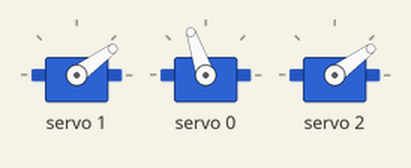
The sketch below on a simulated Arduino Uno, built with avr-gcc and run on an emulated ATmega328P. On the bench: 3 × servo. What the sketch prints to the serial monitor is not drawn.

Above: at 0.05 s.
At 1.75 s:
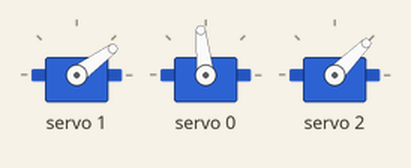
At 2.7 s:
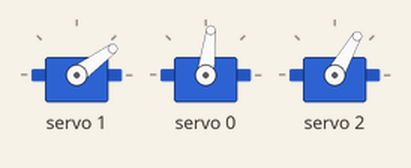
At 3.45 s:
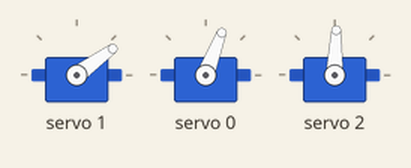
Timing chart, 0 to 8.0 s (numbered marks = the images above):
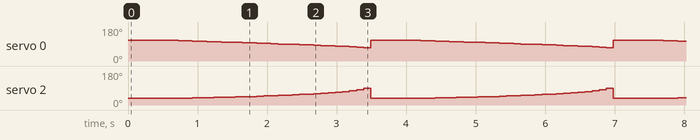

Measured:
- by itself, servo 0: ramps from 109° to 69° and jumps back, once every 3.5 s
- by itself, servo 2: ramps from 36° to 88° and jumps back, once every 3.5 s

The sketch:

20220915.ino
```cpp
#include <Servo.h>

#include <Wire.h>
#include <Adafruit_PWMServoDriver.h>
#include <math.h>
#define PI 3.14

Adafruit_PWMServoDriver pwm = Adafruit_PWMServoDriver();


Servo myservo;  // create servo object to control a servo
Servo myservo2;  // create servo object to control a servo

float L1 = 29.5;
float L2 = 19.5;

int X = (int)(L1 + L2);
int Y = 0;

float thetaE = 0;
float thetaQ = 0;
float thetaS = 0;


int foot0 = 0;
int foot1 = 0;
int foot2 = 0;
int foot3 = 0;
int foot4 = 0;
int foot5 = 0;


void motor0(int Angle)
{
  int a = constrain(map(Angle, 0, 270, 150, 600), 150, 600);
  pwm.setPWM(0, 0, a);
}

void motor1(int Angle)
{
  int a = constrain(map(Angle, 0, 270, 150, 600), 150, 600);
  pwm.setPWM(1, 0, a);
}

void motor2(int Angle)
{
  int a = constrain(map(Angle, 0, 270, 150, 600), 150, 600);
  pwm.setPWM(2, 0, a);
}

void motor3(int Angle)
{
  int a = constrain(map(Angle, 0, 270, 150, 600), 150, 600);
  pwm.setPWM(3, 0, a);
}

void motor4(int Angle)
{
  int a = constrain(map(Angle, 0, 270, 150, 600), 150, 600);
  pwm.setPWM(4, 0, a);
}

void motor5(int Angle)
{
  int a = constrain(map(Angle, 0, 270, 150, 600), 150, 600);
  pwm.setPWM(5, 0, a);
}

void motor6(int Angle)
{
  int a = constrain(map(Angle, 0, 270, 150, 600), 150, 600);
  pwm.setPWM(7, 0, a);
}

void motor7(int Angle)
{
  int a = constrain(map(Angle, 0, 270, 150, 600), 150, 600);
  pwm.setPWM(7, 0, a);
}

void motor8(int Angle)
{
  int a = constrain(map(Angle, 0, 270, 150, 600), 150, 600);
  pwm.setPWM(8, 0, a);
}

void motor9(int Angle)
{
  int a = constrain(map(Angle, 0, 270, 150, 600), 150, 600);
  pwm.setPWM(9, 0, a);
}

void motor10(int Angle)
{
  int a = constrain(map(Angle, 0, 270, 150, 600), 150, 600);
  pwm.setPWM(10, 0, a);
}

void motor11(int Angle)
{
  int a = constrain(map(Angle, 0, 270, 150, 600), 150, 600);
  pwm.setPWM(11, 0, a);
}

void motor12(int Angle)
{
  int a = constrain(map(Angle, 0, 270, 150, 600), 150, 600);
  pwm.setPWM(12, 0, a);
}

void motor13(int Angle)
{
  int a = constrain(map(Angle, 0, 270, 150, 600), 150, 600);
  pwm.setPWM(13, 0, a);
}

void motor14(int Angle)
{
  int a = constrain(map(Angle, 0, 270, 150, 600), 150, 600);
  pwm.setPWM(14, 0, a);
}

void motor15(int Angle)
{
  int a = constrain(map(Angle, 0, 270, 150, 600), 150, 600);
  pwm.setPWM(15, 0, a);
}

void motor16(int Angle)
{
  int a = constrain(map(Angle, 0, 270, 150, 600), 150, 600);
  pwm.setPWM(16, 0, a);
}

void motor17(int Angle)
{
  int a = constrain(map(Angle, 0, 270, 150, 600), 150, 600);
  pwm.setPWM(17, 0, a);
} //여기까지 다리6개, 모터18개


void lag0(int X, int Y)
{

  float X_max = (L1 + L2);
  float X_min = (L1 - L2) * cos(PI / 4);
  float Y_max = (L1 + L2);
  float Y_min = (L1 - L2) * sin(PI / 4);

  X = constrain(X, X_min, X_max);
  Y = constrain(Y, Y_min, Y_max);

  //if (Serial.read() == '\n') {
    thetaE = acos((pow(X, 2) + pow(Y, 2) - pow(L1, 2) - pow(L2, 2)) / (2 * L1 * L2));
    thetaQ = acos((pow(X, 2) + pow(Y, 2) + pow(L1, 2) - pow(L2, 2)) / (2 * L1 * (sqrt((pow(X, 2) + pow(Y, 2))))));
    thetaS = atan2(Y, X) - thetaQ;


    //myservo.write(thetaS * 180 / PI+45);              // tell servo to go to position in variable 'pos'
    //myservo2.write(thetaE * 180 / PI+45);              // tell servo to go to position in variable 'pos'
    /*
            Serial.print(thetaE * 180 / PI);
            Serial.print(",");
            Serial.println(thetaS * 180 / PI);
    */
    float m1 = thetaS * 180 / PI + 45;

    float m2 = thetaE * 180 / PI + 45;
    motor0 (m1+90);
    motor2(180-m2);


}


void lag1(int X, int Y)
{

  float X_max = (L1 + L2);
  float X_min = (L1 - L2) * cos(PI / 4);
  float Y_max = (L1 + L2);
  float Y_min = (L1 - L2) * sin(PI / 4);

  X = constrain(X, X_min, X_max);
  Y = constrain(Y, Y_min, Y_max);

  //if (Serial.read() == '\n') {
    thetaE = acos((pow(X, 2) + pow(Y, 2) - pow(L1, 2) - pow(L2, 2)) / (2 * L1 * L2));
    thetaQ = acos((pow(X, 2) + pow(Y, 2) + pow(L1, 2) - pow(L2, 2)) / (2 * L1 * (sqrt((pow(X, 2) + pow(Y, 2))))));
    thetaS = atan2(Y, X) - thetaQ;


    //myservo.write(thetaS * 180 / PI+45);              // tell servo to go to position in variable 'pos'
    //myservo2.write(thetaE * 180 / PI+45);              // tell servo to go to position in variable 'pos'
    /*
            Serial.print(thetaE * 180 / PI);
            Serial.print(",");
            Serial.println(thetaS * 180 / PI);
    */
    float m1 = thetaS * 180 / PI + 45;

    float m2 = thetaE * 180 / PI + 45;
    motor0 (180 - m1);
    motor2(180-m2);


}


void lag2(int X, int Y)
{

  float X_max = (L1 + L2);
  float X_min = (L1 - L2) * cos(PI / 4);
  float Y_max = (L1 + L2);
  float Y_min = (L1 - L2) * sin(PI / 4);

  X = constrain(X, X_min, X_max);
  Y = constrain(Y, Y_min, Y_max);

  //if (Serial.read() == '\n') {
    thetaE = acos((pow(X, 2) + pow(Y, 2) - pow(L1, 2) - pow(L2, 2)) / (2 * L1 * L2));
    thetaQ = acos((pow(X, 2) + pow(Y, 2) + pow(L1, 2) - pow(L2, 2)) / (2 * L1 * (sqrt((pow(X, 2) + pow(Y, 2))))));
    thetaS = atan2(Y, X) - thetaQ;


    //myservo.write(thetaS * 180 / PI+45);              // tell servo to go to position in variable 'pos'
    //myservo2.write(thetaE * 180 / PI+45);              // tell servo to go to position in variable 'pos'
    /*
            Serial.print(thetaE * 180 / PI);
            Serial.print(",");
            Serial.println(thetaS * 180 / PI);
    */
    float m1 = thetaS * 180 / PI + 45;

    float m2 = thetaE * 180 / PI + 45;
    motor0 (m1+90);
    motor2(180-m2);


}


void lag3(int X, int Y)
{

  float X_max = (L1 + L2);
  float X_min = (L1 - L2) * cos(PI / 4);
  float Y_max = (L1 + L2);
  float Y_min = (L1 - L2) * sin(PI / 4);

  X = constrain(X, X_min, X_max);
  Y = constrain(Y, Y_min, Y_max);

  //if (Serial.read() == '\n') {
    thetaE = acos((pow(X, 2) + pow(Y, 2) - pow(L1, 2) - pow(L2, 2)) / (2 * L1 * L2));
    thetaQ = acos((pow(X, 2) + pow(Y, 2) + pow(L1, 2) - pow(L2, 2)) / (2 * L1 * (sqrt((pow(X, 2) + pow(Y, 2))))));
    thetaS = atan2(Y, X) - thetaQ;


    //myservo.write(thetaS * 180 / PI+45);              // tell servo to go to position in variable 'pos'
    //myservo2.write(thetaE * 180 / PI+45);              // tell servo to go to position in variable 'pos'
    /*
            Serial.print(thetaE * 180 / PI);
            Serial.print(",");
            Serial.println(thetaS * 180 / PI);
    */
    float m1 = thetaS * 180 / PI + 45;

    float m2 = thetaE * 180 / PI + 45;
    motor0 (180-m1);
    motor2(180-m2);


}


void lag4(int X, int Y)
{

  float X_max = (L1 + L2);
  float X_min = (L1 - L2) * cos(PI / 4);
  float Y_max = (L1 + L2);
  float Y_min = (L1 - L2) * sin(PI / 4);

  X = constrain(X, X_min, X_max);
  Y = constrain(Y, Y_min, Y_max);

  //if (Serial.read() == '\n') {
    thetaE = acos((pow(X, 2) + pow(Y, 2) - pow(L1, 2) - pow(L2, 2)) / (2 * L1 * L2));
    thetaQ = acos((pow(X, 2) + pow(Y, 2) + pow(L1, 2) - pow(L2, 2)) / (2 * L1 * (sqrt((pow(X, 2) + pow(Y, 2))))));
    thetaS = atan2(Y, X) - thetaQ;


    //myservo.write(thetaS * 180 / PI+45);              // tell servo to go to position in variable 'pos'
    //myservo2.write(thetaE * 180 / PI+45);              // tell servo to go to position in variable 'pos'
    /*
            Serial.print(thetaE * 180 / PI);
            Serial.print(",");
            Serial.println(thetaS * 180 / PI);
    */
    float m1 = thetaS * 180 / PI + 45;

    float m2 = thetaE * 180 / PI + 45;
    motor0 (m1+90);
    motor2(180-m2);


}


void lag5(int X, int Y)
{

  float X_max = (L1 + L2);
  float X_min = (L1 - L2) * cos(PI / 4);
  float Y_max = (L1 + L2);
  float Y_min = (L1 - L2) * sin(PI / 4);

  X = constrain(X, X_min, X_max);
  Y = constrain(Y, Y_min, Y_max);

  //if (Serial.read() == '\n') {
    thetaE = acos((pow(X, 2) + pow(Y, 2) - pow(L1, 2) - pow(L2, 2)) / (2 * L1 * L2));
    thetaQ = acos((pow(X, 2) + pow(Y, 2) + pow(L1, 2) - pow(L2, 2)) / (2 * L1 * (sqrt((pow(X, 2) + pow(Y, 2))))));
    thetaS = atan2(Y, X) - thetaQ;


    //myservo.write(thetaS * 180 / PI+45);              // tell servo to go to position in variable 'pos'
    //myservo2.write(thetaE * 180 / PI+45);              // tell servo to go to position in variable 'pos'
    /*
            Serial.print(thetaE * 180 / PI);
            Serial.print(",");
            Serial.println(thetaS * 180 / PI);
    */
    float m1 = thetaS * 180 / PI + 45;

    float m2 = thetaE * 180 / PI + 45;
    motor0 (180-m1);
    motor2(180-m2);


}


  void test(){

      for (float i = 0; i < 35; i=i+1){

      Y = 35;
      X = i;
      lag1(X,Y);
delay(100);
      //delayMicroseconds(1);

    }

  }


/*
  int Step_Measurement(int X1,int Y1)
  {
    lag1(X1,Y1);
    delay(200);
    lag1(X1,Y1+50);
    for(int i=X1;i>j;i++)
    {
        lag1(i,Y1+50);
        if(foot1>=1)
        {
            public:int wall1 = i
            break;
        }

    }
    lag1(wall1-30,Y1+50);
    delay(200);
    lag1(wall1-30,Y1+250);
    delay(200);
    lag1(wall1+50,Y1+250);
    for(int i=Y1+250;i<k;i--)
    {
        lag1(wall1+50,i);////////////
        if(foot1>=1)
        {
            public:int wall2 = i
            break;
        }

    }

  }
*/


void setup() {

  pwm.begin();
  pwm.setPWMFreq(60);
  Serial.print('start');


  Serial.begin(9600);
  Serial.println("SETUP");
}


void loop() {


motor1(45);
    int X1 = 35;

     for(int i=1;i<35;i++)
     {
        lag3(X1, i);delay(100);
     }


}
```
